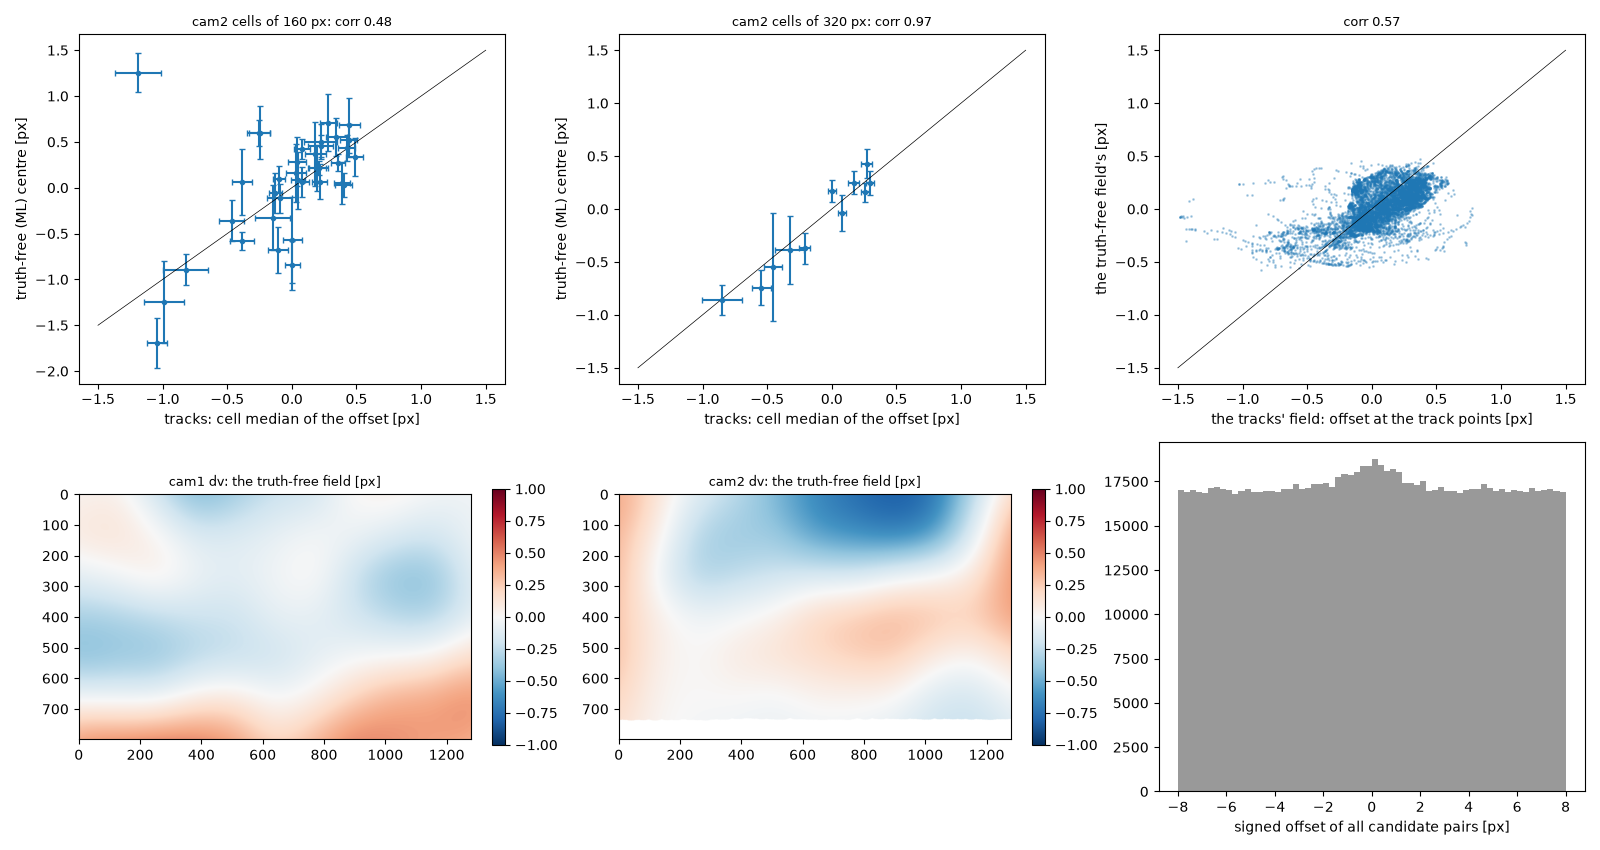

Reproduce this figure in Python.
"""V0, the truth-free side (plan: "a truth-free estimate that uses no tracks ... to show ghosts don't drive it"),
done two ways, after v0_pattern.py's first estimator (the T1-a peak per cell) proved too noisy per cell.

    python v0b_truthfree.py [--name t1_m15]

Data: every one of S2's candidate pairs gathered by gather.py (all detections, curve distance <= 8 px, inside the curve,
the lines of sight within 1 mm, the midpoint in the view volume) with its signed offset o (cam2's detection minus cam1's
curve).  True pairs form a peak about the local offset; random pairs a flat floor.
  1. The null direction: the two cameras' 4-vector N(X) across which the offset lies, on a grid over the view volume
     (selfcal.null_grid); checked on the track points: o = (projected residual) / N_v2.
  2. Per region, by maximum likelihood (a Gaussian on a flat floor, selfcal.peak_ml): the centre of the true pairs'
     offsets per cam2 cell (160 and 320 px), against the tracks' medians (v0_pattern's map, the same cells).
  3. A truth-free field: selfcal.mixture_fit on every pair within +-3 px (EM: true pairs ~ the field's offset plus the
     noise model, random ones uniform); fitted on frames 0, 10, ... and on all frames; the bending weight by the held-out
     log-likelihood.  Its offset at the track points against the tracks' field (v0_pattern's), and its held-out
     sharpening of the true pairs (the mixture's spread on frames 5, 15, ... with and without it).
Writes v0b_truthfree_out.txt, .json, v0b_truthfree.png and data/fields/<name>_tf_{fit,all}.npz.
"""
from __future__ import annotations

import argparse
import math
import os

import numpy as np

import selfcal as sc
from v0_pattern import corr

WIN = 3.0
LAMS = [1e3, 1e4, 1e5, 1e6]


def pairs_table(recs):
    """All candidate pairs: frame, cam1 detection (u, v, Ly), cam2 detection (u, v, Ly), X, signed offset."""
    rows = []
    for g in recs:
        C = g["cand"]
        if not len(C):
            continue
        i, j = C[:, 0].astype(int), C[:, 1].astype(int)
        d0, d1 = g["det0"], g["det1"]
        rows.append(np.column_stack([np.full(len(C), int(g["t"])), d0[i, 0], d0[i, 1], d0[i, 3], d1[j, 0], d1[j, 1],
                                     d1[j, 3], C[:, 2:5], C[:, 7]]))
    return np.vstack(rows)


def loglik(field, d1, d2, Nv, y, Lv1, Lv2, noise, rec, window):
    """The mean log-likelihood of pairs under the mixture with the fitted share and spread."""
    c = np.zeros(len(y))
    c += Nv[:, 1] * field.eval_points(0, d1)[:, 1] + Nv[:, 3] * field.eval_points(1, d2)[:, 1]
    e = y - c
    v = rec["kappa"] ** 2 * (Nv[:, 1] ** 2 * sc.noise_sigma(Lv1, noise) ** 2
                             + Nv[:, 3] ** 2 * sc.noise_sigma(Lv2, noise) ** 2)
    g = np.exp(-0.5 * e * e / v) / np.sqrt(2 * math.pi * v)
    f = 1 - rec["true_share"]
    return float(np.mean(np.log((1 - f) * g + f / (2 * window * Nv[:, 3]))))


def main():
    ap = argparse.ArgumentParser()
    ap.add_argument("--name", default="t1_m15")
    args = ap.parse_args()
    log = sc.Log("v0b_truthfree")
    recs = sc.load_gather(args.name)
    v0 = sc.load_json(os.path.join(sc.HERE, "v0_pattern.json"))
    noise = tuple(v0["field"]["noise"])
    lam_tr = v0["field"]["lam"]
    out = {"gather": args.name, "noise_model": noise}
    T = pairs_table(recs)
    fr, d1, Lv1, d2, Lv2, X, o = T[:, 0], T[:, 1:3], T[:, 3], T[:, 4:6], T[:, 6], T[:, 7:10], T[:, 10]
    log(f"V0b on {args.name}: {len(T)} candidate pairs in {len(recs)} frames; noise model {noise}")

    # 1. the null direction
    Nf, info = sc.null_grid(sc.CAMS_T1, sc.view_volume())
    fd = sc.fitdata(recs)
    Xt = np.concatenate([g["X"][((g["pair"] >= 0) & (g["pair_dist"] <= sc.R_PAIR)).all(axis=1)
                                & np.all(np.isfinite(g["J"].reshape(len(g["X"]), -1)), axis=1)] for g in recs])
    e12 = np.concatenate([g["epi12"][((g["pair"] >= 0) & (g["pair_dist"] <= sc.R_PAIR)).all(axis=1)
                                     & np.all(np.isfinite(g["J"].reshape(len(g["X"]), -1)), axis=1)] for g in recs])
    obs0 = sc.observable(fd, fd.r)
    Nt = Nf(Xt)
    pred = obs0 / Nt[:, 3]
    ok = np.isfinite(pred) & np.isfinite(e12)
    dev = pred[ok] - e12[ok]
    log(f"  1. the null direction on {info['nodes']} nodes ({info['seen']} seen by both cameras); N at the volume's "
        f"centre {np.round(Nf(np.array([[np.mean(sc.view_volume()['x']), np.mean(sc.view_volume()['y']), np.mean(sc.view_volume()['z'])]]))[0], 4).tolist()}; "
        f"on the track points the offset = projected / N_v2 to {np.median(np.abs(dev)):.4f} px (median), "
        f"{np.percentile(np.abs(dev), 95):.4f} (95 %)")
    out["null"] = {"nodes": info, "check_median_abs_px": float(np.median(np.abs(dev))),
                   "check_p95_abs_px": float(np.percentile(np.abs(dev), 95))}

    # 2. per cell by maximum likelihood
    out["cells"] = {}
    for cell in (160.0, 320.0):
        nx, ny = int(math.ceil(1280 / cell)), int(math.ceil(800 / cell))
        iu = np.clip(((d2[:, 0] + 0.5) // cell).astype(int), 0, nx - 1)
        iv = np.clip(((d2[:, 1] + 0.5) // cell).astype(int), 0, ny - 1)
        est = np.full((ny, nx), np.nan)
        ses = np.full((ny, nx), np.nan)
        ntrue = np.zeros((ny, nx))
        for a in range(ny):
            for b in range(nx):
                m = (iv == a) & (iu == b)
                if m.sum() < 2000:
                    continue
                mu, se, s, sh, nt = sc.peak_ml(o[m])
                if nt >= 100 and np.isfinite(se):
                    est[a, b], ses[a, b], ntrue[a, b] = mu, se, nt
        n_t, med_t, se_t = sc.cell_stats(fd.d[:, 1], e12, cell=cell)
        cc, nc = corr(est, med_t)
        dd = est - med_t
        okd = np.isfinite(dd)
        # the expected scatter of the difference from the two estimates' standard errors
        exp_sd = float(np.sqrt(np.nanmean((ses ** 2 + se_t ** 2)[okd]))) if okd.any() else None
        st_tf = sc.map_rms(est, ses, ntrue.astype(int))
        st_tr = sc.map_rms(med_t, se_t, n_t)
        out["cells"][str(int(cell))] = {"truth_free": est.tolist(), "se": ses.tolist(), "true_pairs": ntrue.tolist(),
                                        "tracks": med_t.tolist(), "tracks_se": se_t.tolist(), "corr": cc,
                                        "cells_compared": nc,
                                        "rms_difference": float(np.sqrt(np.mean(dd[okd] ** 2))) if okd.any() else None,
                                        "expected_difference_sd": exp_sd, "truth_free_stats": st_tf,
                                        "tracks_stats": st_tr}
        log(f"  2. cells of {cell:.0f} px: {nc} cells; truth-free (ML) centres' RMS about their mean "
            f"{st_tf['rms']:.3f} px ({st_tf['rms_noise_corrected']:.3f} with their noise ({st_tf['se_rms']:.3f}) taken "
            f"off), the tracks' {st_tr['rms']:.3f} ({st_tr['rms_noise_corrected']:.3f}); correlation {cc:.2f}; RMS "
            f"difference {out['cells'][str(int(cell))]['rms_difference']:.3f} px against {exp_sd:.3f} expected from the "
            f"two estimates' standard errors")

    # 3. the truth-free field
    sel = np.abs(o) <= WIN
    Nv = Nf(X[sel])
    y = o[sel] * Nv[:, 3]
    fsel = fr[sel]
    fit_m = fsel % 10 == 0
    args_all = (d1[sel], d2[sel], Nv, y, Lv1[sel], Lv2[sel])
    def sub(m):
        return tuple(a[m] for a in args_all)
    log(f"  3. the truth-free field: {int(sel.sum())} pairs within +-{WIN} px ({int(fit_m.sum())} on frames 0, 10, ...)")
    table = []
    best = None
    for lam in LAMS:
        f = sc.Field(2)
        r = sc.mixture_fit(f, *sub(fit_m), lam, noise, WIN)
        ll1 = loglik(f, *sub(~fit_m), noise, r, WIN)
        f0 = sc.Field(2)
        ll0 = loglik(f0, *sub(~fit_m), noise, r, WIN)
        table.append({"lam": lam, "heldout_loglik": ll1, "heldout_loglik_no_field": ll0, "fit": r})
        log(f"    lam {lam:g}: true pairs {r['true_pairs']:.0f} ({100 * r['true_share']:.1f} %), spread {r['kappa']:.3f};"
            f" held-out log-likelihood per pair {ll0:.5f} -> {ll1:.5f}")
        if best is None or ll1 > best[1]:
            best = (lam, ll1)
    lam = best[0]
    out["lambda_table"] = table
    # EM finds a local maximum: also start it from the tracks' field, and keep the higher likelihood
    f_tr0 = sc.Field.load(os.path.join(sc.DATA, "fields", f"{args.name}_fit.npz"))
    starts = {}
    for st, th0 in (("cold", None), ("warm", f_tr0.theta)):
        f = sc.Field(2)
        r = sc.mixture_fit(f, *sub(fit_m), lam, noise, WIN, init_theta=th0, log=log)
        starts[st] = (f, r)
    pick = max(starts, key=lambda k: starts[k][1]["loglik"])
    log(f"    frames 0, 10, ...: mean log-likelihood from zero {starts['cold'][1]['loglik']:.6f}, from the tracks' field "
        f"{starts['warm'][1]['loglik']:.6f}: the {pick} start's maximum is kept")
    out["starts"] = {k: {kk: v[1][kk] for kk in ("loglik", "true_pairs", "true_share", "kappa", "iterations")}
                     for k, v in starts.items()}
    fields = {}
    for nm, m in (("fit", fit_m), ("all", np.ones(len(y), bool))):
        f = sc.Field(2)
        th0 = starts[pick][0].theta if pick == "warm" or nm == "fit" else None
        if nm == "fit":
            f, r = starts[pick]
        else:
            r = sc.mixture_fit(f, *sub(m), lam, noise, WIN, init_theta=(f_tr0.theta if pick == "warm" else None),
                               log=log)
        f.make_dense([d1[sel][m], d2[sel][m]])
        f.meta = {"gather": args.name, "frames": nm, "lam": lam, "noise": list(noise), "mixture": r,
                  "kind": "truth-free (all candidate pairs, EM)", "start": pick}
        f.save(os.path.join(sc.DATA, "fields", f"{args.name}_tf_{nm}.npz"))
        fields[nm] = (f, r)
        del th0
    # held out: the mixture's spread on frames 5, 15, ... with the fitting frames' field, against no field
    f_fit, r_fit = fields["fit"]
    def spread(field):
        d1h, d2h, Nh, yh, l1, l2 = sub(~fit_m)
        g = sc.Field(2)
        g.theta = field.theta.copy() if field is not None else g.theta
        c = Nh[:, 1] * g.eval_points(0, d1h)[:, 1] + Nh[:, 3] * g.eval_points(1, d2h)[:, 1]
        g2 = sc.Field(2)
        rr = sc.mixture_fit(g2, d1h, d2h, Nh, yh - c, l1, l2, 1e12, noise, WIN, tau=1e-6)   # field frozen at 0
        return rr
    r_no = spread(None)
    r_tf = spread(f_fit)
    f_tr = sc.Field.load(os.path.join(sc.DATA, "fields", f"{args.name}_fit.npz"))
    r_trk = spread(f_tr)
    log(f"    held out (frames 5, 15, ...), the mixture refitted with the field frozen: no field: true pairs "
        f"{r_no['true_pairs']:.0f}, spread {r_no['kappa']:.3f}; the truth-free field: {r_tf['true_pairs']:.0f}, "
        f"{r_tf['kappa']:.3f}; the tracks' field (v0_pattern, frames 0, 10, ...): {r_trk['true_pairs']:.0f}, "
        f"{r_trk['kappa']:.3f}")
    out["heldout_spread"] = {"none": {k: r_no[k] for k in ("true_pairs", "true_share", "kappa")},
                             "truth_free": {k: r_tf[k] for k in ("true_pairs", "true_share", "kappa")},
                             "tracks": {k: r_trk[k] for k in ("true_pairs", "true_share", "kappa")}}
    # the two fields' offsets at the track points
    f_all = fields["all"][0]
    f_tr_all = sc.Field.load(os.path.join(sc.DATA, "fields", f"{args.name}_all.npz"))
    p_tf = sc.observable(fd, sc.field_at(f_all, fd))
    p_tr = sc.observable(fd, sc.field_at(f_tr_all, fd))
    cc, _n = corr(p_tf, p_tr)
    rd = float(np.sqrt(np.nanmean((p_tf - p_tr) ** 2)))
    a, b = np.polyfit(p_tr[np.isfinite(p_tr) & np.isfinite(p_tf)], p_tf[np.isfinite(p_tr) & np.isfinite(p_tf)], 1)
    log(f"    at the track points, the offset each field predicts (null direction): truth-free RMS "
        f"{np.sqrt(np.nanmean(p_tf ** 2)):.3f} px, the tracks' {np.sqrt(np.nanmean(p_tr ** 2)):.3f}; correlation "
        f"{cc:.2f}, RMS difference {rd:.3f} px; truth-free = {a:.2f} x tracks' {b:+.3f}")
    out["fields_compared"] = {"rms_truth_free": float(np.sqrt(np.nanmean(p_tf ** 2))),
                              "rms_tracks": float(np.sqrt(np.nanmean(p_tr ** 2))), "corr": cc, "rms_difference": rd,
                              "slope": float(a), "intercept": float(b), "lam": lam}
    for c in (0, 1):
        g1, g2 = f_all.dense[c][1], f_tr_all.dense[c][1]
        cov = f_all.covered[c] & f_tr_all.covered[c]
        log(f"    cam{c + 1} dv over the pixels both cover: truth-free RMS {np.sqrt(np.mean(g1[cov] ** 2)):.3f}, tracks' "
            f"{np.sqrt(np.mean(g2[cov] ** 2)):.3f} px; correlation {np.corrcoef(g1[cov], g2[cov])[0, 1]:.2f}")

    import matplotlib
    matplotlib.use("Agg")
    import matplotlib.pyplot as plt
    fig, ax = plt.subplots(2, 3, figsize=(16, 8.5))
    for k, cell in enumerate(("160", "320")):
        c = out["cells"][cell]
        a = ax[0, k]
        a.errorbar(np.array(c["tracks"]).ravel(), np.array(c["truth_free"]).ravel(),
                   xerr=np.array(c["tracks_se"]).ravel(), yerr=np.array(c["se"]).ravel(), fmt="o", ms=3, capsize=2)
        a.plot([-1.5, 1.5], [-1.5, 1.5], "k-", lw=0.5)
        a.set_xlabel("tracks: cell median of the offset [px]")
        a.set_ylabel("truth-free (ML) centre [px]")
        a.set_title(f"cam2 cells of {cell} px: corr {c['corr']:.2f}", fontsize=9)
    a = ax[0, 2]
    a.scatter(p_tr, p_tf, s=1, alpha=0.3)
    a.plot([-1.5, 1.5], [-1.5, 1.5], "k-", lw=0.5)
    a.set_xlabel("the tracks' field: offset at the track points [px]")
    a.set_ylabel("the truth-free field's [px]")
    a.set_title(f"corr {cc:.2f}", fontsize=9)
    for c in (0, 1):
        a = ax[1, c]
        img = np.where(f_all.covered[c], f_all.dense[c][1], np.nan)
        im = a.imshow(img, cmap="RdBu_r", vmin=-1.0, vmax=1.0)
        a.set_title(f"cam{c + 1} dv: the truth-free field [px]", fontsize=9)
        plt.colorbar(im, ax=a, fraction=0.03)
    a = ax[1, 2]
    h, e = np.histogram(o, bins=np.arange(-8, 8.001, 0.25))
    a.bar(0.5 * (e[1:] + e[:-1]), h, width=0.25, color="0.6")
    a.set_xlabel("signed offset of all candidate pairs [px]")
    fig.tight_layout()
    fig.savefig(os.path.join(sc.HERE, "v0b_truthfree.png"), dpi=100)
    plt.close(fig)
    log.save(out)


if __name__ == "__main__":
    main()
